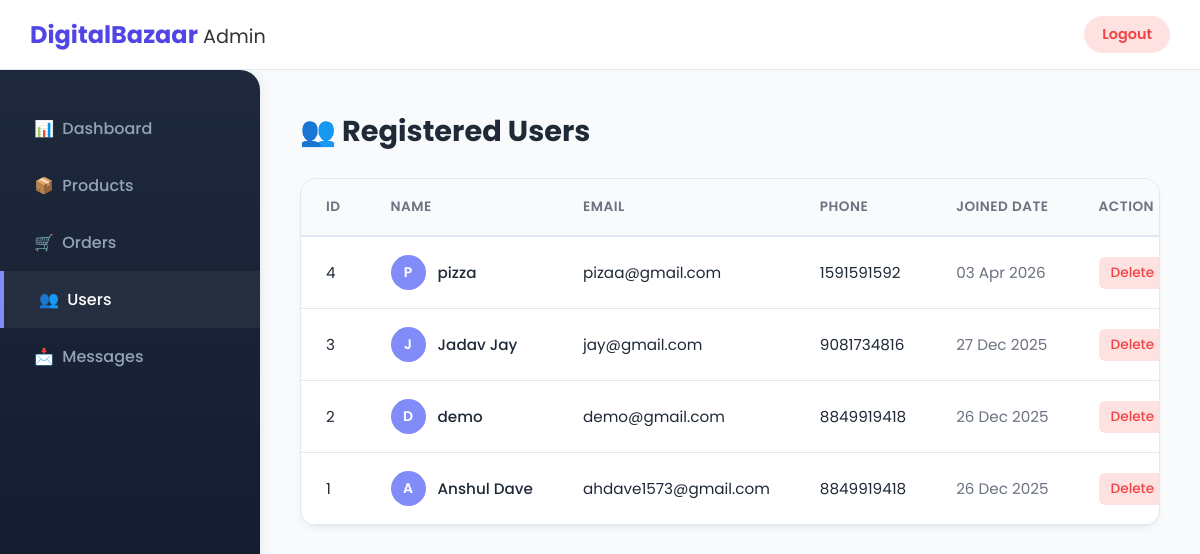
Page /admin/users.php (signed in) on the committed database.
### tables this page shows
CREATE TABLE `users` (
  `id` int(11) NOT NULL,
  `name` varchar(100) NOT NULL,
  `email` varchar(150) NOT NULL,
  `phone` varchar(15) NOT NULL,
  `password` varchar(255) NOT NULL,
  `role_as` tinyint(4) NOT NULL DEFAULT 0,
  `created_at` timestamp NOT NULL DEFAULT current_timestamp()
);

### admin/users.php (the view, shortened to what this page needs)
<?php
include("../config/db.php");
$users = mysqli_query($conn, "SELECT * FROM users ORDER BY id DESC");
?>
<!DOCTYPE html>
<html lang="en">
<head>
</head>
<body>
<div class="navbar">
    <div class="navbar-brand">DigitalBazaar <span style="font-weight:400; font-size:0.8em; color:#333;">Admin</span></div>
    <a href="logout.php" class="logout-btn">Logout </a>
</div>
<div class="sidebar">
    <a href="dashboard.php" title="Dashboard"><span>📊</span> &nbsp; Dashboard</a>
    <a href="products.php" title="Products"><span>📦</span> &nbsp; Products</a>
    <a href="orders.php" title="Orders"><span>🛒</span> &nbsp; Orders</a>
    <a href="users.php" class="active" title="Users"><span>👥</span> &nbsp; Users</a>
    <a href="contactus.php" title="Messages"><span>📩</span> &nbsp; Messages</a>
</div>
<div class="content">
    <h2>👥 Registered Users</h2>
    <div class="table-card">
        <div class="table-responsive">
            <table>
                <thead>
                    <tr>
                        <th>ID</th>
                        <th>Name</th>
                        <th>Email</th>
                        <th>Phone</th>
                        <th>Joined Date</th>
                        <th>Action</th>
                    </tr>
                </thead>
                <tbody>
                    <?php if(mysqli_num_rows($users) > 0): ?>
                        <?php while($row = mysqli_fetch_assoc($users)):
                            $initial = strtoupper(substr($row['name'], 0, 1));
                        ?>
                        <tr>
                            <td><?= $row['id']; ?></td>
                            <td>
                                <div class="user-info">
                                    <div class="avatar-circle"><?= $initial ?></div>
                                    <div style="font-weight:500;"><?= $row['name']; ?></div>
                                </div>
                            </td>
                            <td><?= $row['email']; ?></td>
                            <td><?= $row['phone']; ?></td>
                            <td style="color:#6b7280;">
                                <?= date('d M Y', strtotime($row['created_at'])); ?>
                            </td>
                            <td>
                                <a href="users.php?delete=<?= $row['id']; ?>"
                                   class="btn-delete"
                                   onclick="return confirm('Are you sure you want to delete this user?');">
                                    Delete
                                </a>
                            </td>
                        </tr>
                        <?php endwhile; ?>
                    <?php endif; ?>
                </tbody>
            </table>
        </div>
    </div>
</div>
</body>
</html>

### admin/users.php (style rules this page uses)
:root { --primary: #4f46e5; --secondary: #818cf8; --bg: #f8fafc; --card-bg: #ffffff; --text-main: #1f2937; --text-muted: #6b7280; --border: #e2e8f0; --danger: #ef4444; }
* { box-sizing: border-box; transition: all 0.2s ease; }
body { margin: 0; font-family: 'Poppins', sans-serif; background: var(--bg); color: var(--text-main); }
.navbar { position: fixed; top: 0; left: 0; right: 0; height: 70px; background: rgba(255,255,255,0.95); backdrop-filter: blur(10px); display: flex; align-items: center; justify-content: space-between; padding: 0 30px; border-bottom: 1px solid var(--border); z-index: 100; }
.navbar-brand { font-size: 1.5rem; font-weight: 700; color: var(--primary); }
.logout-btn { background: #fee2e2; color: var(--danger); padding: 8px 18px; border-radius: 50px; text-decoration: none; font-weight: 600; font-size: 0.9rem; }
.sidebar { position: fixed; top: 70px; left: 0; bottom: 0; width: 260px; background: linear-gradient(180deg, #1e293b 0%, #0f172a 100%); padding-top: 30px; box-shadow: 4px 0 10px rgba(0,0,0,0.05); border-top-right-radius: 20px; }
.sidebar a { display: flex; align-items: center; padding: 16px 30px; color: #94a3b8; text-decoration: none; font-weight: 500; border-left: 4px solid transparent; }
.sidebar a:hover, .sidebar a.active { background: rgba(255,255,255,0.05); color: #fff; border-left: 4px solid var(--secondary); padding-left: 35px; }
.content { margin-left: 260px; margin-top: 70px; padding: 40px; }
h2 { margin-top: 0; font-size: 1.8rem; margin-bottom: 25px; }
.table-card { background: var(--card-bg); border-radius: 16px; box-shadow: 0 4px 6px -1px rgba(0,0,0,0.05); border: 1px solid var(--border); overflow: hidden; }
.table-responsive { width: 100%; overflow-x: auto; }
table { width: 100%; border-collapse: collapse; white-space: nowrap; }
thead { background: #f8fafc; border-bottom: 2px solid var(--border); }
th { text-align: left; padding: 18px 25px; color: var(--text-muted); font-size: 0.85rem; font-weight: 600; text-transform: uppercase; letter-spacing: 0.5px; }
td { padding: 18px 25px; border-bottom: 1px solid var(--border); color: var(--text-main); font-size: 0.95rem; }
.user-info { display: flex; align-items: center; gap: 12px; }
.avatar-circle { width: 35px; height: 35px; background: var(--secondary); color: white; border-radius: 50%; display: flex; align-items: center; justify-content: center; font-weight: 600; font-size: 14px; }
.btn-delete { background: #fee2e2; color: var(--danger); padding: 6px 12px; border-radius: 6px; text-decoration: none; font-size: 0.85rem; font-weight: 500; display: inline-block; }

### rows in the picture
users: id "4", name "P", name "pizza", email "pizaa@gmail.com", phone "1591591592", created_at "03 Apr 2026"
users: id "3", name "J", name "Jadav Jay", email "jay@gmail.com", phone "9081734816", created_at "27 Dec 2025"
users: id "2", name "D", name "demo", email "demo@gmail.com", phone "8849919418", created_at "26 Dec 2025"
users: id "1", name "A", name "Anshul Dave", email "ahdave1573@gmail.com", phone "8849919418", created_at "26 Dec 2025"
